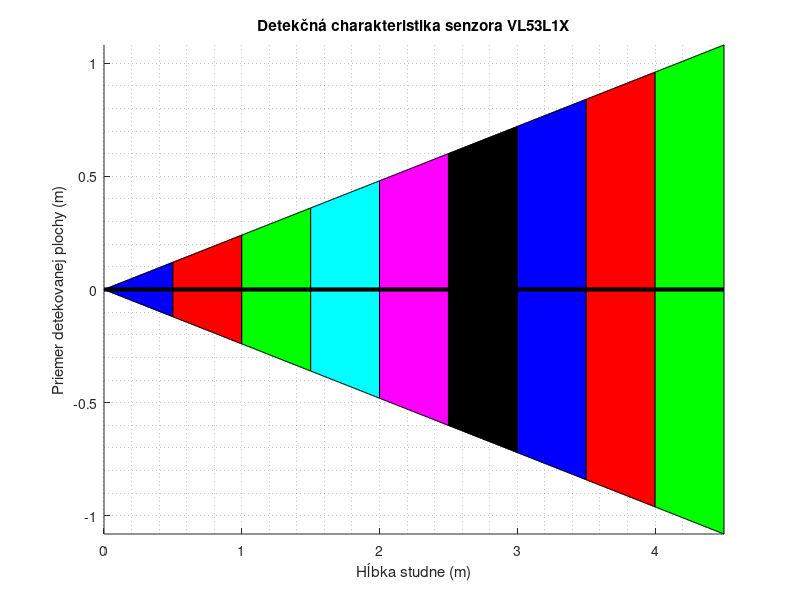

MATLAB code for this plot:
%% Vyhotovil: Martin Chlebovec (martinius96@gmail.com)
%% Vizualizácia detekčnej charakteristiky pre ToF laserový senzor TOF400C (VL53L1X)
%% Detekčná charakteristika: 27° default (skrz ROI možné nastaviť 15°)

close all;
clear all;
clc;


half_angle = 13.5;
rad_pos = deg2rad(half_angle);
rad_neg = -rad_pos;
farby = ['b', 'r', 'g', 'c', 'm', 'k', 'b', 'r', 'g'];

figure;
hold on;

for i = 1:9
    start_hlbka = (i - 1) * 0.5;
    koniec_hlbka = i * 0.5;
    
    hlbka = start_hlbka:0.01:koniec_hlbka;
    
    priemer_pos = hlbka * tan(rad_pos);
    priemer_neg = hlbka * tan(rad_neg);
    
    c = farby(i);
    
    plot(hlbka, priemer_pos, ['-', c]);
    plot(hlbka, priemer_neg, ['-', c]);
    
    patch([hlbka, fliplr(hlbka)], [priemer_pos, fliplr(priemer_neg)], c);
end

plot([0, 4.5], [0, 0], '-k', 'LineWidth', 3);

title('Detekčná charakteristika senzora VL53L1X');
grid minor;
xlabel('Hĺbka studne (m)'); 
ylabel('Priemer detekovanej plochy (m)');
axis tight;
